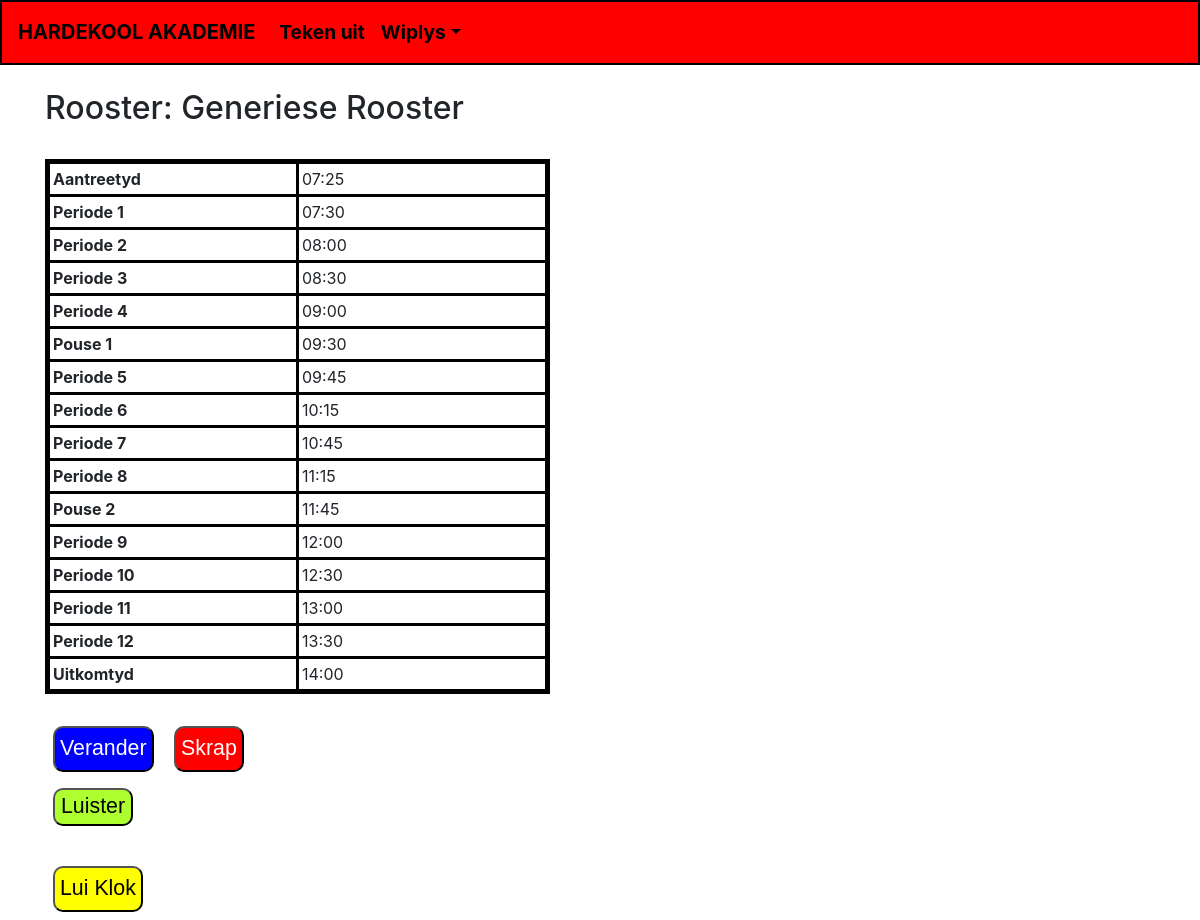
The page /rooster/1/ (signed in) on the database as committed earlier.
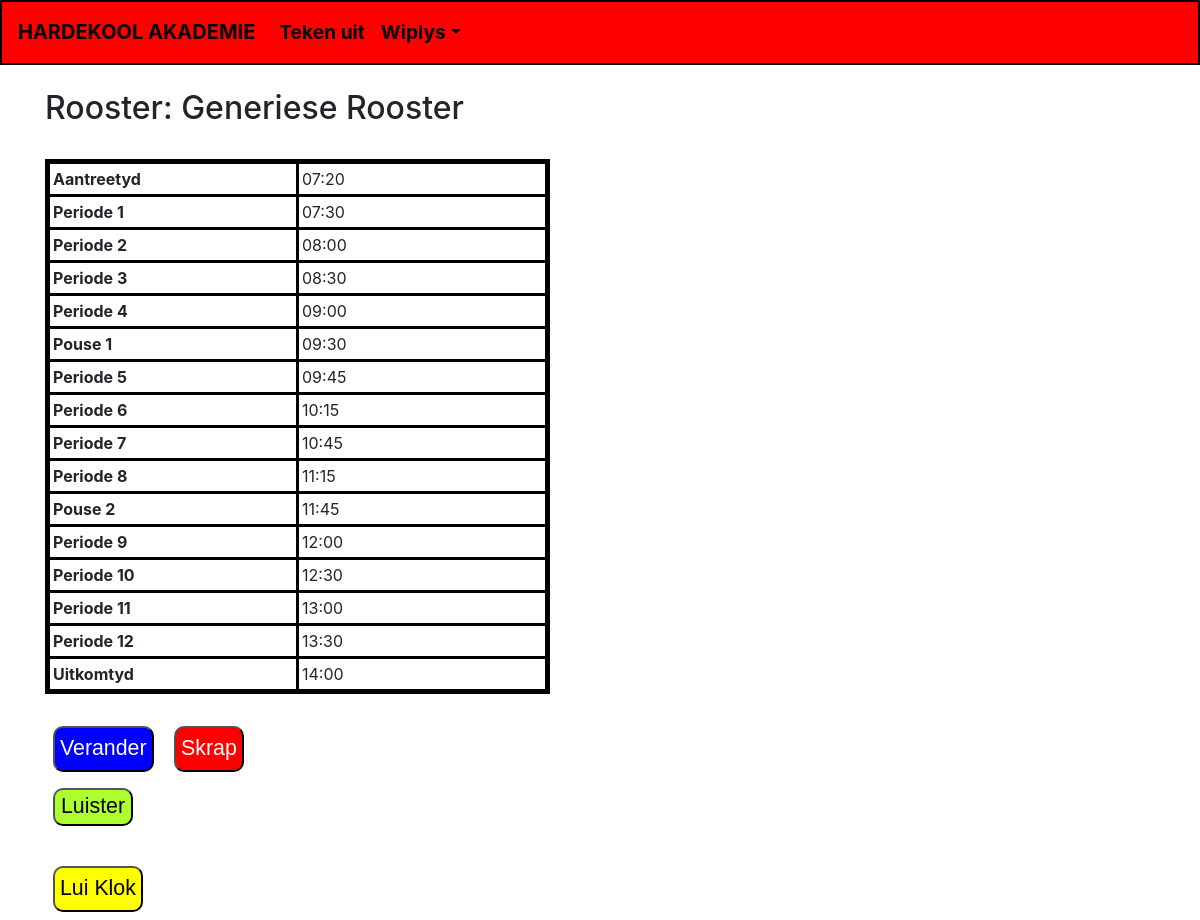
The same page on the database as committed later.
### KlokRooster/models.py (models this page shows, shortened)
class Rooster(models.Model):
    naam = models.CharField(max_length=256, default="Nuwe Rooster")
    aantreetyd = models.TimeField(default="7:20")
    periode1 = models.TimeField(default="7:30")
    periode2 = models.TimeField(default="8:00")
    periode3 = models.TimeField(default="8:30")
    periode4 = models.TimeField(default="9:00")
    pouse1 = models.TimeField(default="9:30")
    periode5 = models.TimeField(default="9:45")
    periode6 = models.TimeField(default="10:15")
    periode7 = models.TimeField(default="10:45")
    periode8 = models.TimeField(default="11:15")
    pouse2 = models.TimeField(default="11:45")
    periode9 = models.TimeField(default="12:00")
    periode10 = models.TimeField(default="12:30")
    periode11 = models.TimeField(default="13:00")
    periode12 = models.TimeField(default="13:30")
    uitkomtyd = models.TimeField(default="14:00")
    luisterend = models.BooleanField(default=False)

### KlokRooster/views.py (the view)
# urls.py: path('rooster/<int:pk>/', RoosterDetailView.as_view(), name="rooster"),
class RoosterDetailView(LoginRequiredMixin, DetailView):
    context_object_name = "rooster"
    model = Rooster
    template_name = "wys_rooster.html"

### KlokRooster/templates/wys_rooster.html (shortened to what this page needs)
{% extends 'rooster_base.html' %}
{% block head_block %}
{% load static %}
<link rel="stylesheet" href="{% static 'css/wys_rooster.css' %}">
{% endblock %}
{% block body_block %}
<br>
<h2>Rooster: {{ rooster.naam }}</h2>
<br>
<table>
    <tr>
        <td><b>Aantreetyd</b></td>
        <td>{{ rooster.aantreetyd }}</td>
    </tr>
    <tr>
        <td><b>Periode 1</b></td>
        <td>{{ rooster.periode1 }}</td>
    </tr>
    <tr>
        <td><b>Periode 2</b></td>
        <td>{{ rooster.periode2 }}</td>
    </tr>
    <tr>
        <td><b>Periode 3</b></td>
        <td>{{ rooster.periode3 }}</td>
    </tr>
    <tr>
        <td><b>Periode 4</b></td>
        <td>{{ rooster.periode4 }}</td>
    </tr>
    <tr>
        <td><b>Pouse 1</b></td>
        <td>{{ rooster.pouse1 }}</td>
    </tr>
    <tr>
        <td><b>Periode 5</b></td>
        <td>{{ rooster.periode5 }}</td>
    </tr>
    <tr>
        <td><b>Periode 6</b></td>
        <td>{{ rooster.periode6 }}</td>
    </tr>
    <tr>
        <td><b>Periode 7</b></td>
        <td>{{ rooster.periode7 }}</td>
    </tr>
    <tr>
        <td><b>Periode 8</b></td>
        <td>{{ rooster.periode8 }}</td>
    </tr>
    <tr>
        <td><b>Pouse 2</b></td>
        <td>{{ rooster.pouse2 }}</td>
    </tr>
    <tr>
        <td><b>Periode 9</b></td>
        <td>{{ rooster.periode9 }}</td>
    </tr>
    <tr>
        <td><b>Periode 10</b></td>
        <td>{{ rooster.periode10 }}</td>
    </tr>
    <tr>
        <td><b>Periode 11</b></td>
        <td>{{ rooster.periode11 }}</td>
    </tr>
    <tr>
        <td><b>Periode 12</b></td>
        <td>{{ rooster.periode12 }}</td>
    </tr>
    <tr>
        <td><b>Uitkomtyd</b></td>
        <td>{{ rooster.uitkomtyd }}</td>
    </tr>
</table>
<br>
<a href="{% url 'KlokRooster:verander_rooster' rooster.pk %}"><button class="verander">Verander</button></a>
<a href="{% url 'KlokRooster:skrap_rooster' rooster.pk %}"><button class="skrap">Skrap</button></a>
<br>
{% if not rooster.luisterend %}
    <div id="luister_doof">
        <a href="{% url 'KlokRooster:luister_vir_lui' rooster.pk %}"><button class="doof" onclick="veranderToestand()">Luister</button></a>
    </div>
{% else %}
    <div id="luister_doof">
        <a href="{% url 'KlokRooster:verdoof' rooster.pk %}"><button class="luisterend">Verdoof</button></a>
    </div>
{% endif %}
<br>
<a href="{% url 'KlokRooster:lui_klok' rooster.pk %}"><button class="lui_klok">Lui Klok</button></a>
{% endblock %}

### KlokRooster/templates/rooster_base.html (shortened to what this page needs)
<!DOCTYPE html>
<html lang="en">
    <head>
        {% load static %}
        <link rel="stylesheet" href="{% static 'css/Bootstrap/bootstrap-grid.min.css' %}">
        <link rel="stylesheet" href="{% static 'css/Bootstrap/bootstrap-reboot.min.css' %}">
        <link rel="stylesheet" href="{% static 'css/Bootstrap/bootstrap.min.css' %}">
        <link rel="stylesheet" href="{% static 'css/rooster_base.css' %}">
        {% block head_block %}
        {% endblock %}
    </head>
    <body>
        <nav class="navbar navbar-expand-lg navbar-custom">
            <a class="navbar-brand navbrand-custom" href="{% url 'KlokRooster:index' %}">HARDEKOOL AKADEMIE</a>
            <div>
                <ul class="navbar-nav mr-auto">
                    {% if user.is_authenticated %}
                    <li class="nav-item active">
                        <a class="nav-link navlink-custom" href="{% url 'KlokRooster:logout'%}">Teken uit</a>
                    </li>
                    <li class="nav-item dropdown">
                        <a class="nav-link dropdown-toggle dropdown-toggle-custom" href="#" id="navbarDropdown" role="button" data-toggle="dropdown" aria-haspopup="true" aria-expanded="false">Wiplys</a>
                    </li>
                    {% endif %}
                </ul>
            </div>
        </nav>
        <div class="container">
            {% block body_block %}
            {% endblock %}
        </div>
    </body>
</html>

### KlokRooster/static/css/rooster_base.css (style rules this page uses)
.navbar-custom { background-color: red; font-weight: 700; font-size: larger; border: 2px solid black; }
.navbrand-custom, .navlink-custom { color: black; }
.dropdown-toggle-custom { color: black; }

### KlokRooster/static/css/wys_rooster.css (style rules this page uses)
table { border: solid black 5px; }
table td { border: solid black 3px; padding: 3px; width: 250px; }
a button { margin: 8px 8px 8px 8px; }
.doof { font-size: 16pt; font-family: 'Trebuchet MS', 'Lucida Sans Unicode', 'Lucida Grande', 'Lucida Sans', Arial, sans-serif; background-color: greenyellow; border-radius: 10px; }
.lui_klok { font-size: 16pt; font-family: 'Trebuchet MS', 'Lucida Sans Unicode', 'Lucida Grande', 'Lucida Sans', Arial, sans-serif; background-color: yellow; border-radius: 10px; padding: 5px; }
.verander { font-size: 16pt; color: white; font-family: 'Trebuchet MS', 'Lucida Sans Unicode', 'Lucida Grande', 'Lucida Sans', Arial, sans-serif; background-color: blue; border-radius: 10px; padding: 5px; }
.skrap { font-size: 16pt; color: white; font-family: 'Trebuchet MS', 'Lucida Sans Unicode', 'Lucida Grande', 'Lucida Sans', Arial, sans-serif; background-color: red; border-radius: 10px; padding: 5px; }

Rows that differ between the two databases and show on the page:
changed Rooster "Generiese Rooster": aantreetyd "07:25" → "07:20"
